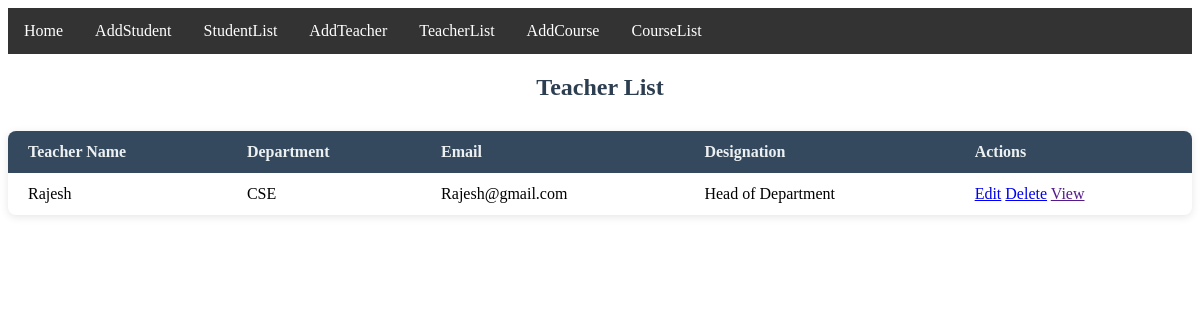
Page /TeacherList/ on the earlier database version.
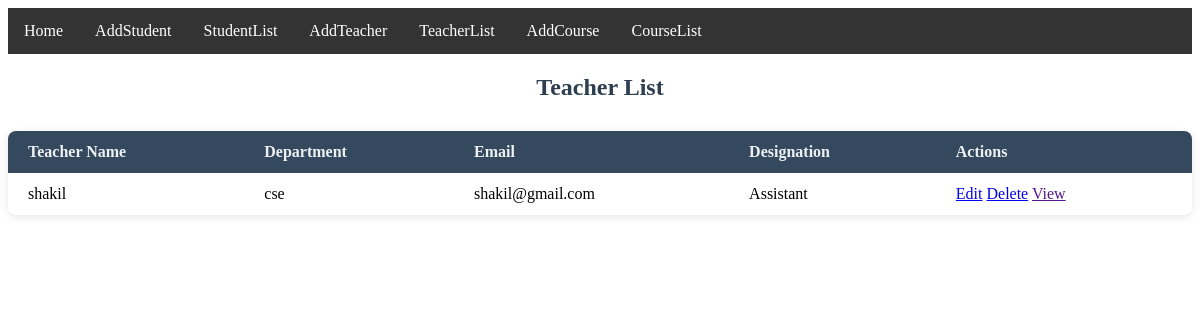
Same page on the later database version.
### reviewApp/models.py (models this page shows)
class TeacherModel(models.Model):
    Teacher_Name=models.CharField(max_length=100)
    Department_Name=models.CharField(max_length=150)
    Email=models.EmailField()
    Designation=models.CharField(max_length=150)

### reviewProject/views.py (the view)
# urls.py: path('TeacherList/', TeacherList,name='TeacherList'),
def TeacherList(request):
    teacherData = TeacherModel.objects.all()
    context={
        'teacherList' : teacherData,
    }
    return render(request,'TeacherList.html',context)

### Template/TeacherList.html (shortened to what this page needs)
{% extends 'master.html' %}
{% block body %}
<body>
<h2>Teacher List</h2>
<table>
  <thead>
  <tr>
    <th>Teacher Name</th>
    <th>Department</th>
    <th>Email</th>
    <th>Designation</th>
    <th>Actions</th>
  </tr>
  </thead>
{% for i in teacherList %}
  <tr>
    <td>{{i.Teacher_Name}}</td>
    <td>{{i.Department_Name}}</td>
    <td>{{i.Email}}</td>
    <td>{{i.Designation}}</td>
    <td class="actions">
        <a href="{% url 'editTeacher' i.id %}">Edit</a>
        <a href=" {% url 'deleteTeacher' i.id %}">Delete</a>
        <a href="">View</a>
      </td>
    </tr>
    {% empty %}
    <tr>
      <td colspan="5" style="text-align:center; padding: 20px; color: #888;">
        No students found.
      </td>
  </tr>
  {% endfor %}
</table>
</body>
{% endblock body %}

Differences in the rows shown:
removed TeacherModel: Teacher_Name "Rajesh", Department_Name "CSE", Email "Rajesh@gmail.com", Designation "Head of Department"
added TeacherModel: Teacher_Name "shakil", Department_Name "cse", Email "shakil@gmail.com", Designation "Assistant"
